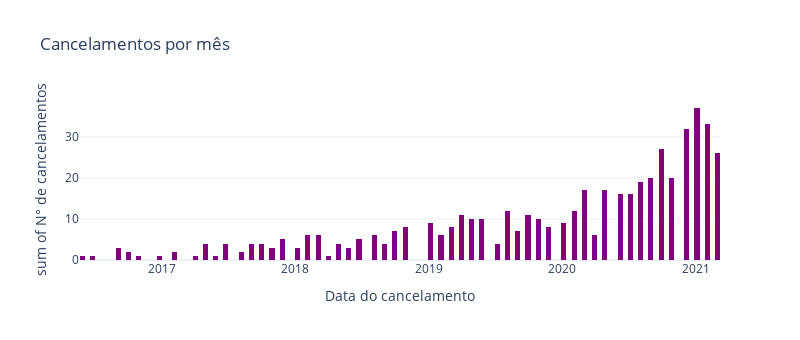

Notebook cell for this chart:
### Markdown cell above
O percentual total de assinaturas canceladas em relação ao número de clientes ativos em todo o período, o "churn", é de 5.92%.

### **Mas como o número de cancelamentos vem crescendo com o passar dos meses?**

Aqui obtemos uma visão mais realista desse número:

### Code cell
# Meses com mais cancelamento
cancelamento_por_data = df.groupby([pd.Grouper(key="deleted_at", freq="M")]).size() # Agrupando por mês

grafico = px.histogram(cancelamento_por_data, x=cancelamento_por_data.index, y=cancelamento_por_data, 
        width=800, height=340, nbins=120, color_discrete_sequence=["purple"], title="Cancelamentos por mês", 
        labels={"deleted_at": "Data do cancelamento", "y": "N° de cancelamentos"}).update_xaxes(categoryorder="total ascending")
grafico.show()

### Figure 1 — Plotly figure (JSON) as saved in the notebook; plotly's stock layout.template omitted (floating-point values rounded to 4 significant figures)
{"data": [{"alignmentgroup": "True", "bingroup": "x", "histfunc": "sum", "hovertemplate": "Data do cancelamento=%{x}<br>sum of N° de cancelamentos=%{y}<extra></extra>", "legendgroup": "", "marker": {"color": "purple", "pattern": {"shape": ""}}, "name": "", "nbinsx": 120, "offsetgroup": "", "orientation": "v", "showlegend": false, "type": "histogram", "x": ["2016-05-31T00:00:00", "2016-06-30T00:00:00", "2016-07-31T00:00:00", "2016-08-31T00:00:00", "2016-09-30T00:00:00", "2016-10-31T00:00:00", "2016-11-30T00:00:00", "2016-12-31T00:00:00", "2017-01-31T00:00:00", "2017-02-28T00:00:00", "2017-03-31T00:00:00", "2017-04-30T00:00:00", "2017-05-31T00:00:00", "2017-06-30T00:00:00", "2017-07-31T00:00:00", "2017-08-31T00:00:00", "2017-09-30T00:00:00", "2017-10-31T00:00:00", "2017-11-30T00:00:00", "2017-12-31T00:00:00", "2018-01-31T00:00:00", "2018-02-28T00:00:00", "2018-03-31T00:00:00", "2018-04-30T00:00:00", "2018-05-31T00:00:00", "2018-06-30T00:00:00", "2018-07-31T00:00:00", "2018-08-31T00:00:00", "2018-09-30T00:00:00", "2018-10-31T00:00:00", "2018-11-30T00:00:00", "2018-12-31T00:00:00", "2019-01-31T00:00:00", "2019-02-28T00:00:00", "2019-03-31T00:00:00", "2019-04-30T00:00:00", "2019-05-31T00:00:00", "2019-06-30T00:00:00", "2019-07-31T00:00:00", "2019-08-31T00:00:00", "2019-09-30T00:00:00", "2019-10-31T00:00:00", "2019-11-30T00:00:00", "2019-12-31T00:00:00", "2020-01-31T00:00:00", "2020-02-29T00:00:00", "2020-03-31T00:00:00", "2020-04-30T00:00:00", "2020-05-31T00:00:00", "2020-06-30T00:00:00", "2020-07-31T00:00:00", "2020-08-31T00:00:00", "2020-09-30T00:00:00", "2020-10-31T00:00:00", "2020-11-30T00:00:00", "2020-12-31T00:00:00", "2021-01-31T00:00:00", "2021-02-28T00:00:00"], "xaxis": "x", "y": [1, 1, 0, 3, 2, 1, 0, 1, 2, 0, 1, 4, 1, 4, 2, 4, 4, 3, 5, 3, 6, 6, 1, 4, 3, 5, 6, 4, 7, 8, 0, 9, 6, 8, 11, 10, 10, 4, 12, 7, 11, 10, 8, 9, 12, 17, 6, 17, 16, 16, 19, 20, 27, 20, 32, 37, 33, 26], "yaxis": "y"}], "layout": {"barmode": "relative", "height": 340, "legend": {"tracegroupgap": 0}, "title": {"text": "Cancelamentos por mês"}, "width": 800, "xaxis": {"anchor": "y", "categoryorder": "total ascending", "domain": [0, 1], "title": {"text": "Data do cancelamento"}}, "yaxis": {"anchor": "x", "domain": [0, 1], "title": {"text": "sum of N° de cancelamentos"}}}}
